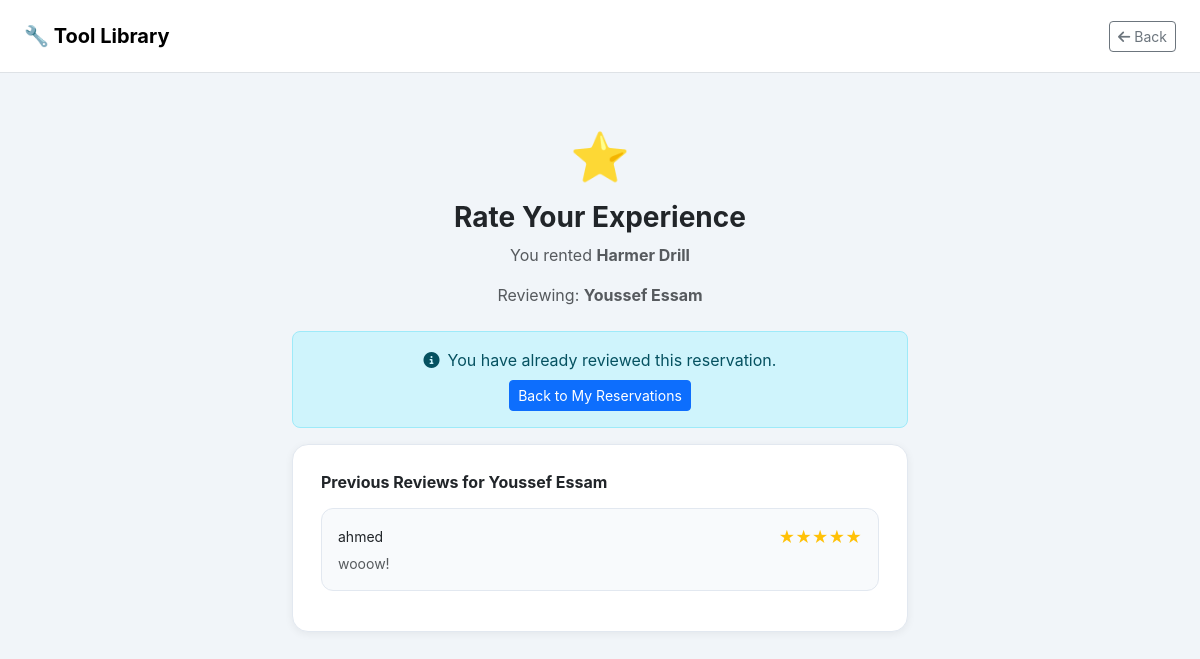
/public/review.php?reservation_id=4 (signed in), run on the app's committed database.
### tables this page shows
CREATE TABLE `reservations` (
  `reservation_id` int(11) NOT NULL,
  `user_id` int(11) NOT NULL,
  `tool_id` int(11) NOT NULL,
  `start_date` date NOT NULL,
  `end_date` date NOT NULL,
  `total_price` decimal(10,2) DEFAULT NULL,
  `status` enum('pending','approved','active','completed','rejected') DEFAULT 'pending',
  `created_at` timestamp NOT NULL DEFAULT current_timestamp(),
  `deposit_amount` decimal(10,2) DEFAULT 0.00,
  `payment_status` enum('pending','paid','failed','refunded') DEFAULT 'pending',
  `rental_type` enum('hour','day','week') DEFAULT 'day'
);

CREATE TABLE `tools` (
  `tool_id` int(11) NOT NULL,
  `owner_id` int(11) NOT NULL,
  `tool_name` varchar(100) NOT NULL,
  `category` varchar(50) DEFAULT NULL,
  `description` text DEFAULT NULL,
  `price_per_day` decimal(10,2) NOT NULL,
  `availability_status` enum('pending','available','maintenance','rejected') DEFAULT 'pending',
  `created_at` timestamp NOT NULL DEFAULT current_timestamp(),
  `photo` varchar(255) DEFAULT NULL,
  `price_per_hour` decimal(10,2) DEFAULT 0.00,
  `price_per_week` decimal(10,2) DEFAULT 0.00,
  `deposit_amount` decimal(10,2) DEFAULT 0.00
);

CREATE TABLE `users` (
  `user_id` int(11) NOT NULL,
  `full_name` varchar(100) NOT NULL,
  `email` varchar(100) NOT NULL,
  `password` varchar(255) NOT NULL,
  `phone` varchar(20) DEFAULT NULL,
  `address` varchar(255) DEFAULT NULL,
  `role` enum('member','librarian','admin') DEFAULT 'member',
  `membership_type` enum('normal','pro') DEFAULT 'normal',
  `status` enum('approved','pending','rejected') DEFAULT 'pending',
  `created_at` timestamp NOT NULL DEFAULT current_timestamp(),
  `trust_score` decimal(3,2) DEFAULT 5.00
);

CREATE TABLE `reviews` (
  `review_id` int(11) NOT NULL,
  `reservation_id` int(11) NOT NULL,
  `reviewer_id` int(11) NOT NULL,
  `reviewed_user_id` int(11) NOT NULL,
  `rating` int(11) DEFAULT NULL,
  `comment` text DEFAULT NULL,
  `created_at` timestamp NOT NULL DEFAULT current_timestamp()
);

### public/review.php (the view, shortened to what this page needs)
<?php
$db   = new Database();
$conn = $db->connect();
$uid  = (int)$_SESSION['user_id'];
$reservation_id = (int)($_GET['reservation_id'] ?? 0);
$success = $error = '';
$stmt = $conn->prepare(
    "SELECT r.*, t.tool_name, t.owner_id,
            borrower.full_name AS borrower_name,
            owner.full_name    AS owner_name
     FROM reservations r
     JOIN tools t         ON r.tool_id    = t.tool_id
     JOIN users borrower  ON r.user_id    = borrower.user_id
     JOIN users owner     ON t.owner_id   = owner.user_id
     WHERE r.reservation_id = ? AND r.status = 'completed'"
);
$stmt->bind_param("i", $reservation_id);
$stmt->execute();
$res = $stmt->get_result()->fetch_assoc();
$is_borrower = ($res['user_id'] == $uid);
$reviewed_user_id = $is_borrower ? $res['owner_id'] : $res['user_id'];
$reviewed_name    = $is_borrower ? $res['owner_name'] : $res['borrower_name'];
$chk = $conn->prepare("SELECT review_id FROM reviews WHERE reservation_id=? AND reviewer_id=?");
$chk->bind_param("ii", $reservation_id, $uid);
$chk->execute();
$already_reviewed = $chk->get_result()->num_rows > 0;
$existing = $conn->prepare(
    "SELECT rv.*, u.full_name AS reviewer_name
     FROM reviews rv
     JOIN users u ON rv.reviewer_id = u.user_id
     WHERE rv.reviewed_user_id = ?
     ORDER BY rv.created_at DESC LIMIT 5"
);
$existing->bind_param("i", $reviewed_user_id);
$existing->execute();
$existingReviews = $existing->get_result();
?>
<!DOCTYPE html>
<html lang="en">
<head>
<link href="https://cdn.jsdelivr.net/npm/bootstrap@5.3.3/dist/css/bootstrap.min.css" rel="stylesheet">
<link href="https://cdnjs.cloudflare.com/ajax/libs/font-awesome/6.5.0/css/all.min.css" rel="stylesheet">
</head>
<body>
<nav class="navbar navbar-light bg-white border-bottom px-4 py-3">
  <a class="navbar-brand fw-bold" href="dashboard.php">🔧 Tool Library</a>
  <a href="my_reservation.php" class="btn btn-outline-secondary btn-sm"><i class="fa fa-arrow-left me-1"></i>Back</a>
</nav>
<div class="container py-5" style="max-width:640px">
  <div class="text-center mb-4">
    <div style="font-size:3rem">⭐</div>
    <h3 class="fw-bold mt-2">Rate Your Experience</h3>
    <p class="text-muted">You rented <strong><?= htmlspecialchars($res['tool_name']) ?></strong></p>
    <p class="text-muted">Reviewing: <strong><?= htmlspecialchars($reviewed_name) ?></strong></p>
  </div>
  <?php if (!$already_reviewed || $success): ?>
  <?php if (!$success): ?>
  <div class="card-box mb-4">
    <form method="POST">
      <div class="text-center mb-4">
        <p class="fw-600 mb-2">How would you rate <?= htmlspecialchars($reviewed_name) ?>?</p>
        <div id="stars">
          <?php for ($i = 1; $i <= 5; $i++): ?>
          <button type="button" class="star-btn" data-val="<?= $i ?>" onclick="setRating(<?= $i ?>)">★</button>
          <?php endfor; ?>
        </div>
        <input type="hidden" name="rating" id="ratingInput" value="0">
        <div id="ratingLabel" class="text-muted small mt-1">Click a star to rate</div>
      </div>
      <div class="mb-3">
        <label class="form-label fw-600">Your Comment <span class="text-muted fw-normal">(optional)</span></label>
        <textarea name="comment" class="form-control" rows="4"
          placeholder="Share your experience — was the tool in good condition? Was the owner responsive?"
          style="border-radius:10px;resize:none"></textarea>
      </div>
      <button type="submit" class="btn btn-warning w-100 fw-bold py-2" style="border-radius:10px">
        <i class="fa fa-star me-2"></i>Submit Review
      </button>
    </form>
  </div>
  <?php endif; ?>
  <?php else: ?>
  <div class="alert alert-info rounded-3 text-center">
    <i class="fa fa-circle-info me-2"></i>You have already reviewed this reservation.
    <div class="mt-2"><a href="my_reservation.php" class="btn btn-primary btn-sm">Back to My Reservations</a></div>
  </div>
  <?php endif; ?>
  <?php if ($existingReviews->num_rows > 0): ?>
  <div class="card-box">
    <h6 class="fw-bold mb-3">Previous Reviews for <?= htmlspecialchars($reviewed_name) ?></h6>
    <?php while ($rv = $existingReviews->fetch_assoc()): ?>
    <div class="review-card">
      <div class="d-flex justify-content-between align-items-center mb-1">
        <span class="fw-600 small"><?= htmlspecialchars($rv['reviewer_name']) ?></span>
        <span class="text-warning">
          <?php for ($i = 1; $i <= 5; $i++) echo $i <= $rv['rating'] ? '★' : '☆'; ?>
        </span>
      </div>
      <?php if ($rv['comment']): ?>
      <p class="text-muted small mb-0"><?= htmlspecialchars($rv['comment']) ?></p>
      <?php endif; ?>
    </div>
    <?php endwhile; ?>
  </div>
  <?php endif; ?>
</div>
</body>
</html>

### public/review.php (style rules this page uses)
body { background:#f1f5f9; font-family:'Inter',sans-serif; }
.card-box { background:#fff; border-radius:16px; padding:28px; border:1px solid #e2e8f0; box-shadow:0 2px 8px rgba(0,0,0,.06); }
.review-card { background:#f8fafc; border-radius:12px; padding:16px; margin-bottom:12px; border:1px solid #e2e8f0; }

### data on the page
reservations: tool.tool_name "Harmer Drill", users.full_name "Youssef Essam"
reviews: reviewer.full_name "ahmed", comment "wooow!"
